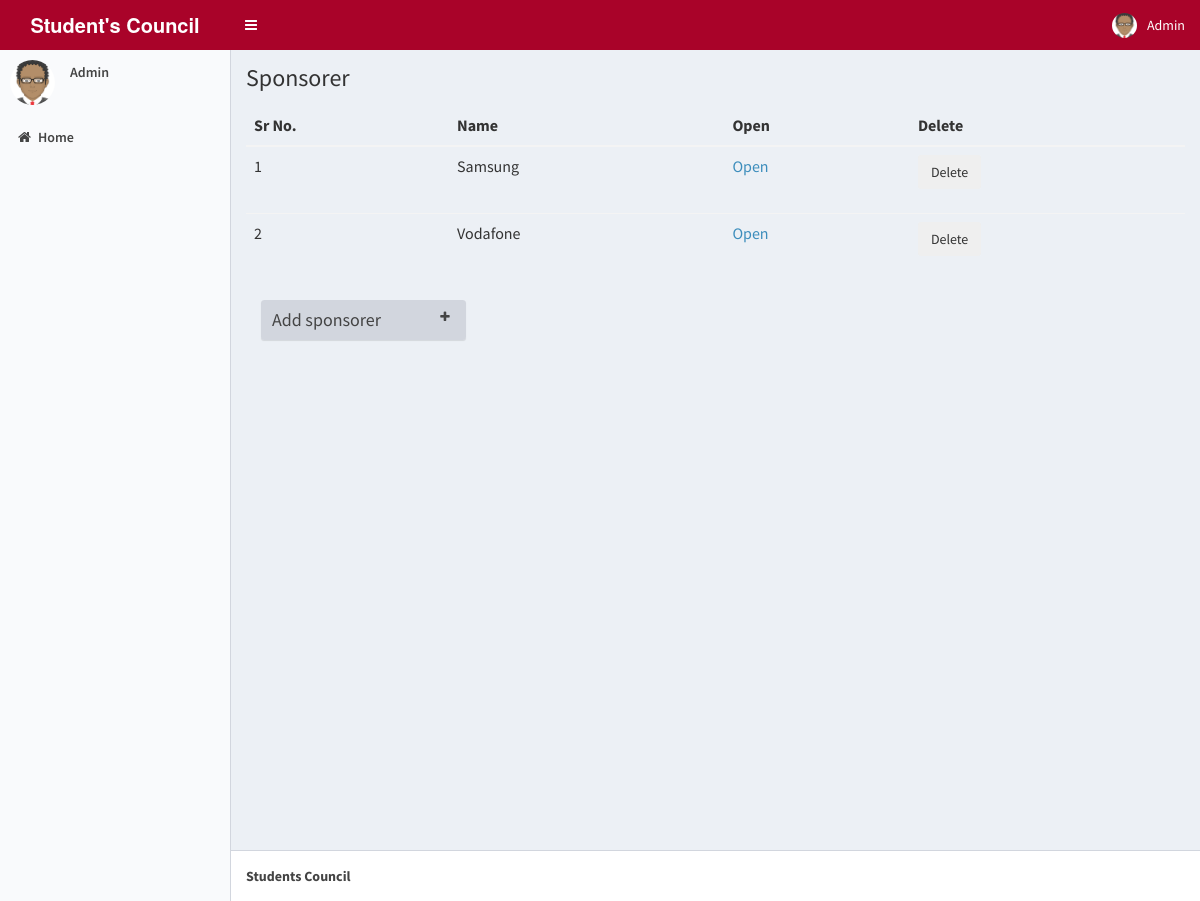
/backend/Admin/sponsorer.php (signed in), run on the app's committed database.
### tables this page shows
CREATE TABLE `sponsors` (
  `SponsorId` int(11) NOT NULL,
  `SponsorName` varchar(50) NOT NULL,
  `URL` varchar(120) NOT NULL,
  `type` varchar(50) NOT NULL
);

### backend/Admin/sponsorer.php (the view, shortened to what this page needs)
<html>
  <head>
    <link rel="stylesheet" href="AdminLTE/bootstrap/css/bootstrap.min.css">
    <link rel="stylesheet" href="AdminLTE/dist/font-awesome/css/font-awesome.min.css">
    <link rel="stylesheet" href="AdminLTE/dist/css/ionicons.min.css">
    <link rel="stylesheet" href="AdminLTE/dist/css/AdminLTE.min.css">
    <link rel="stylesheet" href="AdminLTE/dist/css/skins/skin-yellow-light.min.css">
  </head>
  <body class="hold-transition skin-yellow-light sidebar-mini">
    <div class="wrapper">
      <header class="main-header">
        <a href="#" class="logo">
          <span class="logo-lg"><b>Student's Council</b></span>
        </a>
        <nav class="navbar navbar-static-top" role="navigation">
          <a href="#" class="sidebar-toggle" data-toggle="offcanvas" role="button">
          </a>
          <div class="navbar-custom-menu">
            <ul class="nav navbar-nav">
              <li class="dropdown user user-menu">
                <a href="#" class="dropdown-toggle" data-toggle="dropdown">
                  <img src="D_Logo/avatar.png" class="user-image" alt="User Image">
                  <span class="hidden-xs">Admin</span>
                </a>
              </li>
            </ul>
          </div>
        </nav>
      </header>
      <aside class="main-sidebar">
        <section class="sidebar">
          <div class="user-panel">
            <div class="pull-left image">
              <img src="D_Logo/avatar.png" class="img-circle" alt="User Image">
            </div>
            <div class="pull-left info">
              <p>Admin</p>
            </div>
          </div>
          <ul class="sidebar-menu">
            <li><a href="AdminDashboard.php"><i class="fa fa-home"></i><span>Home</span></a></li>
          </ul>
        </section>
              </aside>
      <div class="content-wrapper">
        <section class="content-header">
          <h1>
            Sponsorer
          </h1>
        </section>
        <section class="content">
          <?php
          include("dbcon.php");
          $check=mysqli_query($con,"SELECT COUNT(SponsorId) FROM `sponsors`");
          while($c_row=mysqli_fetch_array($check))
          {
            $count=$c_row['COUNT(SponsorId)'];
          }
          if($count==0)
          {
            echo "<h3><strong>No sponsorer Added Yet!</strong><br><br></h3>";
          }
          else
          {
          ?>
          <div class=table-responsive>
<table class=table table-striped>
<thead>
<tr>
<th>Sr No.</th>
<th>Name</th>
<th>Open</th>
<th>Delete</th>
</tr>
</thead>
<tbody>
<?php
$i=0;
$result = mysqli_query($con,"SELECT * FROM sponsors ORDER BY(`SponsorName`) ASC");
while($row = mysqli_fetch_array($result))
{
$title=$row['SponsorName'];
$id=$row['SponsorId'];
$url=$row['URL'];
$i++;
echo "<tr>";
echo "<td>";
echo $i;
echo "</td>";
echo "<td>";
echo $title;
echo "</td>";
echo "<td>";
echo "<a href=$url>Open</a>";
echo "</td>";
echo "<td>";
echo "<form action=del_spon.php method=post><button type=submit class=btn btn-default name=del value=$id onclick=del_confirm()>Delete</button></form>";
echo "</td>";
echo "</tr>";
}
?>
</tbody>
</table>
</div>
<?php
}
?>
         <div class="col-md-3">
              <div class="box box-default collapsed-box box-solid">
                <div class="box-header with-border">
                  <h3 class="box-title">Add sponsorer</h3>
                  <div class="box-tools pull-right">
                    <button class="btn btn-box-tool" data-widget="collapse"><i class="fa fa-plus"></i></button>
                  </div>
                </div>
              </div>
            </div><br><br><br>
        </section>
      </div>
        <footer class="main-footer">
        <strong>Students Council</strong>
      </footer>
  </body>
</html>

### data on the page
sponsors: SponsorName "Samsung", $id 3 (drawn)
sponsors: SponsorName "Vodafone"
